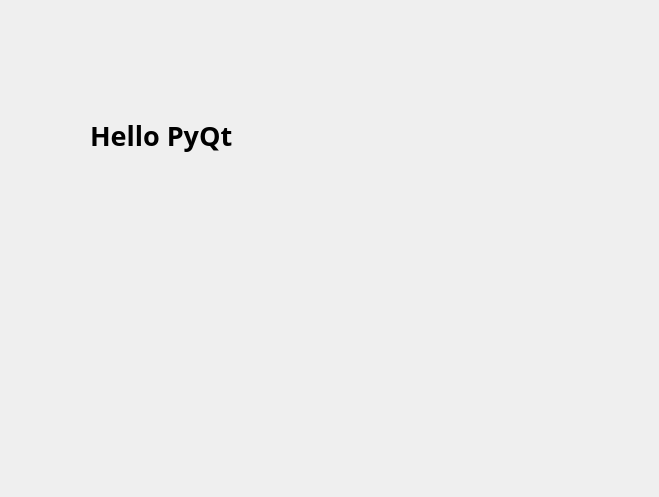
<?xml version="1.0" encoding="UTF-8"?>
<ui version="4.0">
 <class>Dialog</class>
 <widget class="QDialog" name="Dialog">
  <property name="geometry">
   <rect>
    <x>0</x>
    <y>0</y>
    <width>659</width>
    <height>497</height>
   </rect>
  </property>
  <property name="windowTitle">
   <string>Dialog</string>
  </property>
  <widget class="QLabel" name="label">
   <property name="geometry">
    <rect>
     <x>90</x>
     <y>50</y>
     <width>471</width>
     <height>171</height>
    </rect>
   </property>
   <property name="font">
    <font>
     <family>맑은 고딕</family>
     <pointsize>20</pointsize>
     <weight>75</weight>
     <bold>true</bold>
    </font>
   </property>
   <property name="text">
    <string>Hello PyQt</string>
   </property>
  </widget>
 </widget>
 <resources/>
 <connections/>
</ui>
